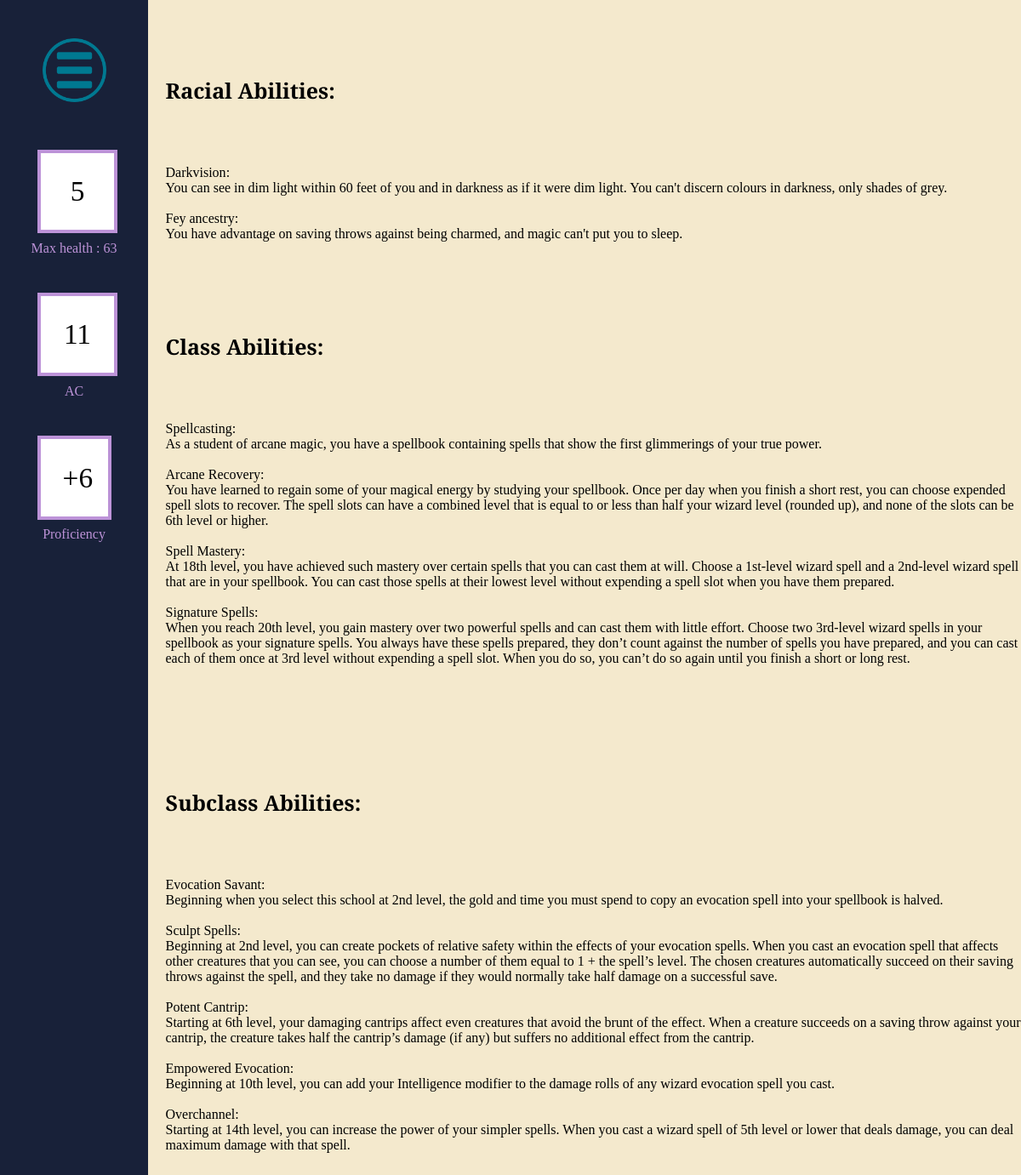
The page /character_abilities/37 (signed in) on the database its author committed.
### tables this page shows
CREATE TABLE Ability (Ability_Id INTEGER PRIMARY KEY AUTOINCREMENT, Name Text, Description Text);

### routes.py (the view, shortened to what this page needs)
@app.route('/character_abilities/<id>')
def character_abilities(id):
    conn = sqlite3.connect(db)
    cur = conn.cursor()
    character_data = get_from_character(cur, id)
    if character_data is None:
        abort(404)
    elif ('user_id' not in session) or character_data[14] != session['user_id']:
        abort(403)
    resetSession()
    feat_names = []
    feat_descriptions = []
    feat_types = ["Race", "Class", "Background", "Subclass"]
    feat_types_parameters = [character_data[2], character_data[3],
                             character_data[5], character_data[13]]
    for i in range(4):
        added = ""
        if i == 1 or i == 3:
            added = f" AND Level <= {character_data[4]}"
        cur.execute(f'''SELECT Name,Description FROM Ability
                     WHERE Ability_Id IN (SELECT Ability_Id
                     FROM Ability{feat_types[i]}
                       WHERE {feat_types[i]}_Id =
                         {feat_types_parameters[i]}{added})''')
        data = cur.fetchall()
        feat_names.append([i[0] for i in data])
        feat_descriptions.append([i[1] for i in data])
    cur.execute('''SELECT Ability_Id,Type FROM AbilityCharacter
                 WHERE Character_Id = ?''', (id,))
    data = cur.fetchall()
    other_values = [id, character_data[6], character_data[12],
                    character_data[7], ((character_data[4]-1)//4)+2,
                    character_data[14], character_data[3], character_data[4]]
    return render_template('CharacterAbility.html', other_values=other_values,
                           names=feat_names, descs=feat_descriptions)

### routes.py (called while the page is built)
def resetSession():
    if 'user_id' in session:
        placeholder = session['user_id']
    else:
        placeholder = None
    session.clear()
    collect()
    if placeholder is not None:
        session['user_id'] = placeholder

def get_from_character(cur, id):
    cur.execute('SELECT * FROM Character WHERE Character_Id = ?', (id,))
    character_data = cur.fetchone()
    return character_data

### templates/CharacterAbility.html
{% extends 'sheetLayout.html' %}
{% set ability_types = ['Racial','Class','Background','Subclass'] %}
{% block content %}
<div class = "ability_sheet">
    {% for i in range(ability_types|length) %}
        {% if names[i]|length != 0 %}
            <h1 class = "ability_header">{{ability_types[i]}} Abilities:</h1>
            {% for j in range(names[i]|length) %}
                    {{names[i][j]}}:
                    {{descs[i][j]}}
            {% endfor %}
        {% endif %}
    {% endfor %}
</div>
{% endblock %}

### templates/sheetLayout.html (shortened to what this page needs)
<!DOCTYPE html>
<html>
    <head>
        <link rel = 'stylesheet', href = "{{ url_for('static', filename='styles.css') }}">
    </head>
    <body>
        <div class = 'sheet_container' id="sheet" data-id="{{ other_values[0] }}">
            <div class = 'side_bar'>
                <div>
                    <button class = "dropdown-menu" id="dropdown_button" onclick="toggleDropDown()">
                        <img src = "{{ url_for('static', filename='menu.png') }}" class = "menu_button">
                    </button>
                </div>
                <div>
                    <input type="number" id="HP" value='{{other_values[2]}}' class="side_input" max="9999">
                </div>
                Max health : {{other_values[1]}}
                <div>
                    <input type="number" id="AC" value='{{other_values[3]}}' class="side_input" max="9999">
                </div>
                AC
                <div class = 'side_info'>
                    +{{other_values[4]}}
                </div>
                Proficiency
            </div>
            <div class = 'sheet' data-joe = "Joe">
                {% block content %}{% endblock %}
            </div>
        </div>
    </body>
</html>

### static/styles.css (style rules this page uses)
.side_bar { background-color:#182139; height: 100%; min-width: 100%; overflow: hidden; text-align: center; color: #bd93d8; }
.side_info,.side_input { text-align: center; border: 4px solid #bd93d8; background-color: white; margin:25%; margin-bottom:5%; padding: 15%; font-size: 25pt; color: black; }
.side_input { width: 20%; font-family: "Bree Serif", serif; font-weight: 400; }
.menu_button { width: 100%; }
.dropdown-menu { border: none; cursor: pointer; appearance: none; background-color: inherit; margin:25%; margin-bottom:5%; text-align: center; }
.sheet_container { display: grid; grid-template-columns:14.5% 85.5%; grid-template-rows: 100%; min-height: 100%; font-family: "Bree Serif", serif; font-weight: 400; font-style: normal; }
.sheet { background-color: #f4e9cd; }
body { margin: 0px; height: 70vw; }
.ability_sheet { margin-left: 2%; white-space: pre-line; }
.ability_header { font-size: 25px; }

### rows shown on the page
Ability: Name "Darkvision", Description "You can see in dim light within 60 feet of you and in darkness as if it were dim light. You can't discern colours in darkness, only shades of grey."
Ability: Name "Fey ancestry", Description "You have advantage on saving throws against being charmed, and magic can't put you to sleep."
Ability: Name "Spellcasting", Description "As a student of arcane magic, you have a spellbook containing spells that show the first glimmerings of your true power."
Ability: Name "Arcane Recovery", Description "You have learned to regain some of your magical energy by studying your spellbook. Once per day when you finish a short rest, you can choose expended spell slots to recover. The spell slots can have a combined level that is equal to or less than half your wizard level (rounded up), and none of the slots can be 6th level or higher."
Ability: Name "Spell Mastery", Description "At 18th level, you have achieved such mastery over certain spells that you can cast them at will. Choose a 1st-level wizard spell and a 2nd-level wizard spell that are in your spellbook. You can cast those spells at their lowest level without expending a spell slot when you have them prepared."
Ability: Name "Signature Spells", Description "When you reach 20th level, you gain mastery over two powerful spells and can cast them with little effort. Choose two 3rd-level wizard spells in your spellbook as your signature spells. You always have these spells prepared, they don’t count against the number of spells you have prepared, and you can cast each of them once at 3rd level without expending a spell slot. When you do so, you can’t do so again until you finish a short or long rest."
Ability: Name "Evocation Savant", Description "Beginning when you select this school at 2nd level, the gold and time you must spend to copy an evocation spell into your spellbook is halved."
Ability: Name "Sculpt Spells", Description "Beginning at 2nd level, you can create pockets of relative safety within the effects of your evocation spells. When you cast an evocation spell that affects other creatures that you can see, you can choose a number of them equal to 1 + the spell’s level. The chosen creatures automatically succeed on their saving throws against the spell, and they take no damage if they would normally take half damage on a successful save."
Ability: Name "Potent Cantrip", Description "Starting at 6th level, your damaging cantrips affect even creatures that avoid the brunt of the effect. When a creature succeeds on a saving throw against your cantrip, the creature takes half the cantrip’s damage (if any) but suffers no additional effect from the cantrip."
Ability: Name "Empowered Evocation", Description "Beginning at 10th level, you can add your Intelligence modifier to the damage rolls of any wizard evocation spell you cast."
Ability: Name "Overchannel", Description "Starting at 14th level, you can increase the power of your simpler spells. When you cast a wizard spell of 5th level or lower that deals damage, you can deal maximum damage with that spell."

### other values the page prints
{{ other_values[1] }} "63"
{{ other_values[4] }} "6"
{{ ability_types[i] }} "Racial" "Class" "Subclass"
